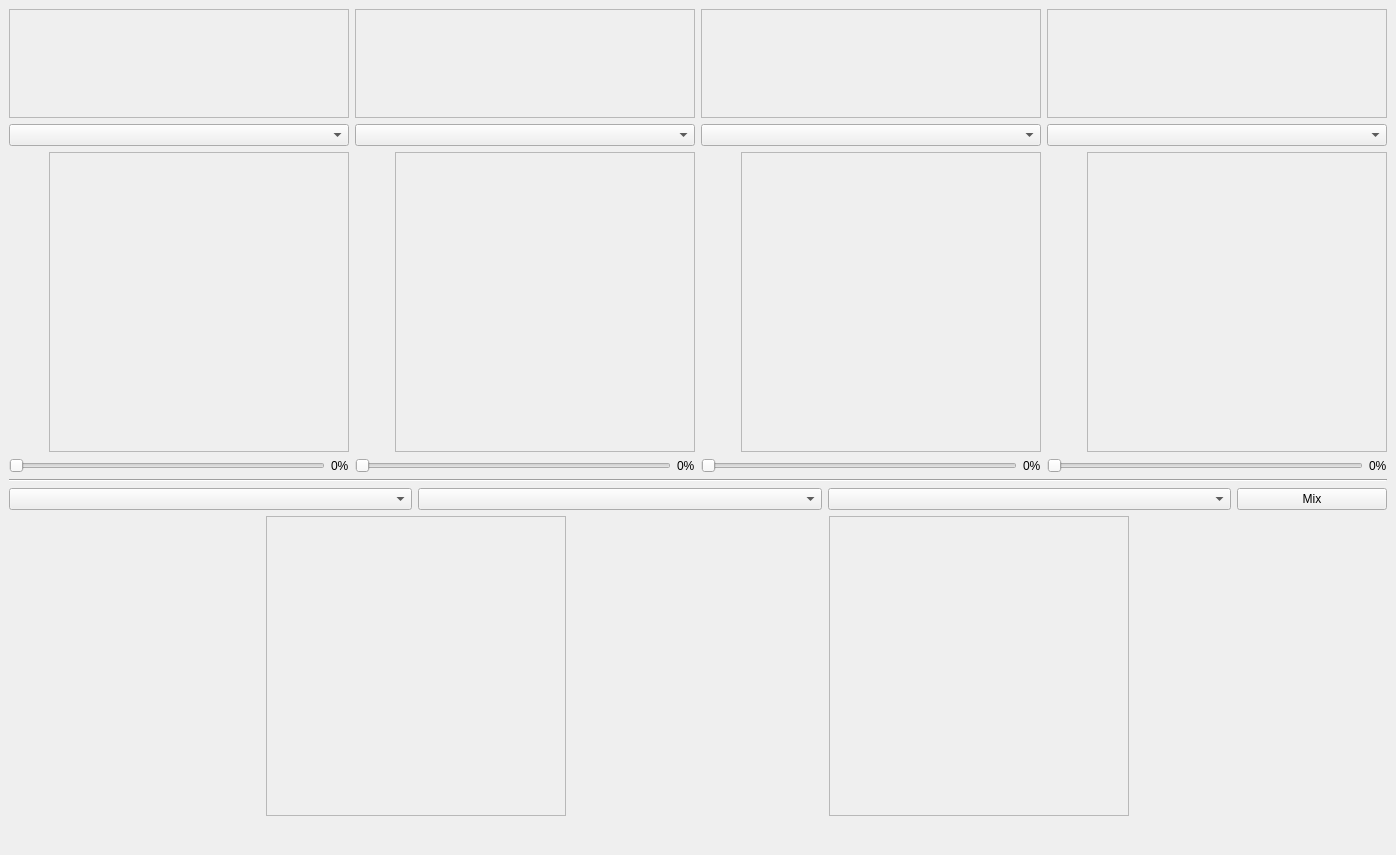
<?xml version="1.0" encoding="UTF-8"?>
<ui version="4.0">
 <class>MainWindow</class>
 <widget class="QMainWindow" name="MainWindow">
  <property name="geometry">
   <rect>
    <x>0</x>
    <y>0</y>
    <width>1253</width>
    <height>855</height>
   </rect>
  </property>
  <property name="windowTitle">
   <string>MainWindow</string>
  </property>
  <widget class="QWidget" name="centralwidget">
   <layout class="QVBoxLayout" name="verticalLayout_9">
    <item>
     <layout class="QHBoxLayout" name="horizontalLayout">
      <item>
       <layout class="QVBoxLayout" name="verticalLayout">
        <item>
         <widget class="QFrame" name="frame11">
          <property name="frameShape">
           <enum>QFrame::StyledPanel</enum>
          </property>
          <property name="frameShadow">
           <enum>QFrame::Raised</enum>
          </property>
         </widget>
        </item>
        <item>
         <widget class="QComboBox" name="box1"/>
        </item>
       </layout>
      </item>
      <item>
       <layout class="QVBoxLayout" name="verticalLayout_3">
        <item>
         <widget class="QFrame" name="frame12">
          <property name="frameShape">
           <enum>QFrame::StyledPanel</enum>
          </property>
          <property name="frameShadow">
           <enum>QFrame::Raised</enum>
          </property>
         </widget>
        </item>
        <item>
         <widget class="QComboBox" name="box2"/>
        </item>
       </layout>
      </item>
      <item>
       <layout class="QVBoxLayout" name="verticalLayout_2">
        <item>
         <widget class="QFrame" name="frame13">
          <property name="frameShape">
           <enum>QFrame::StyledPanel</enum>
          </property>
          <property name="frameShadow">
           <enum>QFrame::Raised</enum>
          </property>
         </widget>
        </item>
        <item>
         <widget class="QComboBox" name="box3"/>
        </item>
       </layout>
      </item>
      <item>
       <layout class="QVBoxLayout" name="verticalLayout_4">
        <item>
         <widget class="QFrame" name="frame14">
          <property name="frameShape">
           <enum>QFrame::StyledPanel</enum>
          </property>
          <property name="frameShadow">
           <enum>QFrame::Raised</enum>
          </property>
         </widget>
        </item>
        <item>
         <widget class="QComboBox" name="box4"/>
        </item>
       </layout>
      </item>
     </layout>
    </item>
    <item>
     <layout class="QHBoxLayout" name="horizontalLayout_2">
      <item>
       <layout class="QVBoxLayout" name="verticalLayout_8">
        <item>
         <layout class="QHBoxLayout" name="horizontalLayout_4">
          <item>
           <spacer name="horizontalSpacer">
            <property name="orientation">
             <enum>Qt::Horizontal</enum>
            </property>
            <property name="sizeType">
             <enum>QSizePolicy::Fixed</enum>
            </property>
            <property name="sizeHint" stdset="0">
             <size>
              <width>40</width>
              <height>16</height>
             </size>
            </property>
           </spacer>
          </item>
          <item>
           <widget class="QFrame" name="frame21">
            <property name="sizePolicy">
             <sizepolicy hsizetype="Fixed" vsizetype="Fixed">
              <horstretch>0</horstretch>
              <verstretch>0</verstretch>
             </sizepolicy>
            </property>
            <property name="minimumSize">
             <size>
              <width>300</width>
              <height>300</height>
             </size>
            </property>
            <property name="maximumSize">
             <size>
              <width>300</width>
              <height>300</height>
             </size>
            </property>
            <property name="frameShape">
             <enum>QFrame::StyledPanel</enum>
            </property>
            <property name="frameShadow">
             <enum>QFrame::Raised</enum>
            </property>
           </widget>
          </item>
         </layout>
        </item>
        <item>
         <layout class="QHBoxLayout" name="horizontalLayout_10">
          <item>
           <widget class="QSlider" name="slider1">
            <property name="orientation">
             <enum>Qt::Horizontal</enum>
            </property>
           </widget>
          </item>
          <item>
           <widget class="QLabel" name="labelSlider1">
            <property name="text">
             <string>0%</string>
            </property>
           </widget>
          </item>
         </layout>
        </item>
       </layout>
      </item>
      <item>
       <layout class="QVBoxLayout" name="verticalLayout_5">
        <item>
         <layout class="QHBoxLayout" name="horizontalLayout_6">
          <item>
           <spacer name="horizontalSpacer_2">
            <property name="orientation">
             <enum>Qt::Horizontal</enum>
            </property>
            <property name="sizeType">
             <enum>QSizePolicy::Fixed</enum>
            </property>
            <property name="sizeHint" stdset="0">
             <size>
              <width>40</width>
              <height>16</height>
             </size>
            </property>
           </spacer>
          </item>
          <item>
           <widget class="QFrame" name="frame22">
            <property name="sizePolicy">
             <sizepolicy hsizetype="Fixed" vsizetype="Fixed">
              <horstretch>0</horstretch>
              <verstretch>0</verstretch>
             </sizepolicy>
            </property>
            <property name="minimumSize">
             <size>
              <width>300</width>
              <height>300</height>
             </size>
            </property>
            <property name="maximumSize">
             <size>
              <width>300</width>
              <height>300</height>
             </size>
            </property>
            <property name="frameShape">
             <enum>QFrame::StyledPanel</enum>
            </property>
            <property name="frameShadow">
             <enum>QFrame::Raised</enum>
            </property>
           </widget>
          </item>
         </layout>
        </item>
        <item>
         <layout class="QHBoxLayout" name="horizontalLayout_11">
          <item>
           <widget class="QSlider" name="slider2">
            <property name="orientation">
             <enum>Qt::Horizontal</enum>
            </property>
           </widget>
          </item>
          <item>
           <widget class="QLabel" name="labelSlider2">
            <property name="text">
             <string>0%</string>
            </property>
           </widget>
          </item>
         </layout>
        </item>
       </layout>
      </item>
      <item>
       <layout class="QVBoxLayout" name="verticalLayout_7">
        <item>
         <layout class="QHBoxLayout" name="horizontalLayout_7">
          <item>
           <spacer name="horizontalSpacer_3">
            <property name="orientation">
             <enum>Qt::Horizontal</enum>
            </property>
            <property name="sizeType">
             <enum>QSizePolicy::Fixed</enum>
            </property>
            <property name="sizeHint" stdset="0">
             <size>
              <width>40</width>
              <height>16</height>
             </size>
            </property>
           </spacer>
          </item>
          <item>
           <widget class="QFrame" name="frame23">
            <property name="sizePolicy">
             <sizepolicy hsizetype="Fixed" vsizetype="Fixed">
              <horstretch>0</horstretch>
              <verstretch>0</verstretch>
             </sizepolicy>
            </property>
            <property name="minimumSize">
             <size>
              <width>300</width>
              <height>300</height>
             </size>
            </property>
            <property name="maximumSize">
             <size>
              <width>300</width>
              <height>300</height>
             </size>
            </property>
            <property name="frameShape">
             <enum>QFrame::StyledPanel</enum>
            </property>
            <property name="frameShadow">
             <enum>QFrame::Raised</enum>
            </property>
           </widget>
          </item>
         </layout>
        </item>
        <item>
         <layout class="QHBoxLayout" name="horizontalLayout_12">
          <item>
           <widget class="QSlider" name="slider3">
            <property name="orientation">
             <enum>Qt::Horizontal</enum>
            </property>
           </widget>
          </item>
          <item>
           <widget class="QLabel" name="labelSlider3">
            <property name="text">
             <string>0%</string>
            </property>
           </widget>
          </item>
         </layout>
        </item>
       </layout>
      </item>
      <item>
       <layout class="QVBoxLayout" name="verticalLayout_6">
        <item>
         <layout class="QHBoxLayout" name="horizontalLayout_8">
          <item>
           <spacer name="horizontalSpacer_4">
            <property name="orientation">
             <enum>Qt::Horizontal</enum>
            </property>
            <property name="sizeType">
             <enum>QSizePolicy::Fixed</enum>
            </property>
            <property name="sizeHint" stdset="0">
             <size>
              <width>40</width>
              <height>16</height>
             </size>
            </property>
           </spacer>
          </item>
          <item>
           <widget class="QFrame" name="frame24">
            <property name="sizePolicy">
             <sizepolicy hsizetype="Fixed" vsizetype="Fixed">
              <horstretch>0</horstretch>
              <verstretch>0</verstretch>
             </sizepolicy>
            </property>
            <property name="minimumSize">
             <size>
              <width>300</width>
              <height>300</height>
             </size>
            </property>
            <property name="maximumSize">
             <size>
              <width>300</width>
              <height>300</height>
             </size>
            </property>
            <property name="frameShape">
             <enum>QFrame::StyledPanel</enum>
            </property>
            <property name="frameShadow">
             <enum>QFrame::Raised</enum>
            </property>
           </widget>
          </item>
         </layout>
        </item>
        <item>
         <layout class="QHBoxLayout" name="horizontalLayout_13">
          <item>
           <widget class="QSlider" name="slider4">
            <property name="orientation">
             <enum>Qt::Horizontal</enum>
            </property>
           </widget>
          </item>
          <item>
           <widget class="QLabel" name="labelSlider4">
            <property name="text">
             <string>0%</string>
            </property>
           </widget>
          </item>
         </layout>
        </item>
       </layout>
      </item>
     </layout>
    </item>
    <item>
     <widget class="Line" name="line_2">
      <property name="orientation">
       <enum>Qt::Horizontal</enum>
      </property>
     </widget>
    </item>
    <item>
     <layout class="QHBoxLayout" name="horizontalLayout_5">
      <item>
       <widget class="QComboBox" name="mixoutBox"/>
      </item>
      <item>
       <widget class="QComboBox" name="modeBox"/>
      </item>
      <item>
       <widget class="QComboBox" name="roiBox"/>
      </item>
      <item>
       <widget class="QPushButton" name="btnMix">
        <property name="sizePolicy">
         <sizepolicy hsizetype="Fixed" vsizetype="Fixed">
          <horstretch>0</horstretch>
          <verstretch>0</verstretch>
         </sizepolicy>
        </property>
        <property name="minimumSize">
         <size>
          <width>150</width>
          <height>0</height>
         </size>
        </property>
        <property name="text">
         <string>Mix</string>
        </property>
       </widget>
      </item>
     </layout>
    </item>
    <item>
     <layout class="QHBoxLayout" name="horizontalLayout_3">
      <item>
       <widget class="QFrame" name="frame31">
        <property name="sizePolicy">
         <sizepolicy hsizetype="Fixed" vsizetype="Fixed">
          <horstretch>0</horstretch>
          <verstretch>0</verstretch>
         </sizepolicy>
        </property>
        <property name="minimumSize">
         <size>
          <width>300</width>
          <height>300</height>
         </size>
        </property>
        <property name="maximumSize">
         <size>
          <width>300</width>
          <height>300</height>
         </size>
        </property>
        <property name="frameShape">
         <enum>QFrame::StyledPanel</enum>
        </property>
        <property name="frameShadow">
         <enum>QFrame::Raised</enum>
        </property>
       </widget>
      </item>
      <item>
       <widget class="QFrame" name="frame32">
        <property name="sizePolicy">
         <sizepolicy hsizetype="Fixed" vsizetype="Fixed">
          <horstretch>0</horstretch>
          <verstretch>0</verstretch>
         </sizepolicy>
        </property>
        <property name="minimumSize">
         <size>
          <width>300</width>
          <height>300</height>
         </size>
        </property>
        <property name="maximumSize">
         <size>
          <width>300</width>
          <height>300</height>
         </size>
        </property>
        <property name="frameShape">
         <enum>QFrame::StyledPanel</enum>
        </property>
        <property name="frameShadow">
         <enum>QFrame::Raised</enum>
        </property>
       </widget>
      </item>
     </layout>
    </item>
    <item>
     <spacer name="verticalSpacer">
      <property name="orientation">
       <enum>Qt::Vertical</enum>
      </property>
      <property name="sizeType">
       <enum>QSizePolicy::Fixed</enum>
      </property>
      <property name="sizeHint" stdset="0">
       <size>
        <width>20</width>
        <height>30</height>
       </size>
      </property>
     </spacer>
    </item>
   </layout>
  </widget>
 </widget>
 <resources/>
 <connections/>
</ui>
